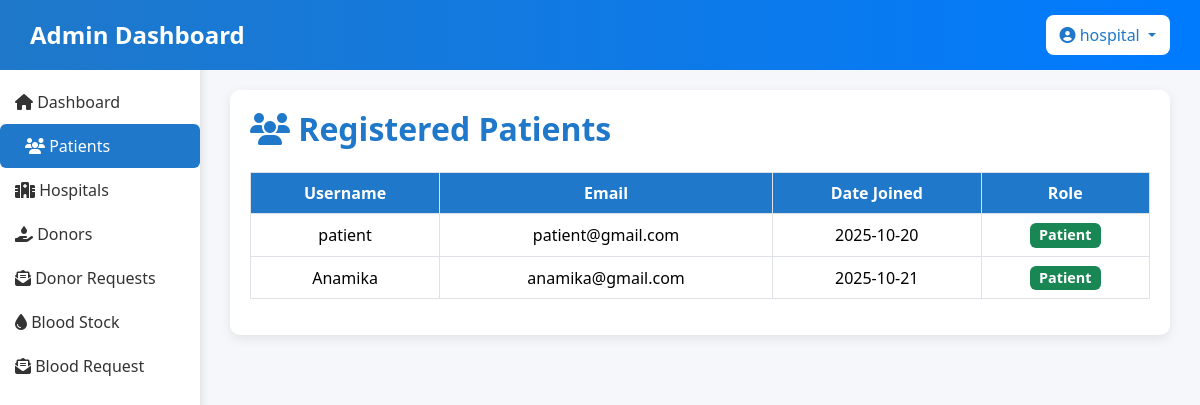
/patients/ (signed in), run on the app's committed database.
### blood_bank_app/models.py (models this page shows, shortened)
class Credential(models.Model):
    ROLE_CHOICES = [
        ('Donor','Donor'),
        ('Patient','Patient'),
        ('Hospital','Hospital'),
        ('admin', 'Admin'),
    ]
    role = models.CharField(max_length=10, choices=ROLE_CHOICES, default='Donor')
    user = models.OneToOneField(User, on_delete=models.CASCADE, related_name='credential')

### blood_bank_app/views.py (the view)
# urls.py: path('patients/', views.admin_patients, name='admin_patients'),
@login_required
def admin_patients(request):
    patients = Credential.objects.filter(role='Patient').select_related('user')
    return render(request, 'admin/admin_patients.html', {'patients': patients})

### blood_bank_app/templates/admin/admin_patients.html (shortened to what this page needs)
<!DOCTYPE html>
<html lang="en">
<head>
    <link rel="stylesheet" href="https://cdnjs.cloudflare.com/ajax/libs/font-awesome/6.4.2/css/all.min.css">
    <link href="https://cdn.jsdelivr.net/npm/bootstrap@5.3.3/dist/css/bootstrap.min.css" rel="stylesheet">
</head>
<body>
    <nav class="navbar d-flex justify-content-between align-items-center">
        <h1 class="text-white mb-0">Admin Dashboard</h1>
        <div class="dropdown">
            <button class="btn btn-light dropdown-toggle" type="button" id="adminDropdown" data-bs-toggle="dropdown" aria-expanded="false">
                <i class="fa-solid fa-user-circle"></i> {{ request.user.username }}
            </button>
        </div>
    </nav>
    <div class="sidebar">
        <nav class="nav flex-column">
            <a class="nav-link" href="{% url 'dashboard' %}"><i class="fa-solid fa-home"></i> Dashboard</a>
            <a class="nav-link active" href="{% url 'admin_patients' %}"><i class="fa-solid fa-users"></i> Patients</a>
            <a class="nav-link" href="{% url 'admin_hospitals' %}"><i class="fa-solid fa-hospital"></i> Hospitals</a>
            <a class="nav-link" href="{% url 'admin_donors_list' %}"><i class="fa-solid fa-hand-holding-droplet"></i> Donors</a>
            <a class="nav-link" href="{% url 'admin_donors' %}"><i class="fa-solid fa-envelope-open-text"></i> Donor Requests</a>
            <a class="nav-link" href="{% url 'blood_stock_list' %}"><i class="fa-solid fa-droplet"></i> Blood Stock</a>
            <a class="nav-link" href="{% url 'admin_blood_request' %}"><i class="fa-solid fa-envelope-open-text"></i> Blood Request</a>
        </nav>
    </div>
    <div class="main-content">
        <div class="card-dashboard">
            <div class="d-flex justify-content-between align-items-center mb-4">
                <h2 class="mb-0"><i class="fa-solid fa-users"></i> Registered Patients</h2>
            </div>
            <div class="table-responsive">
                <table class="table table-bordered table-hover align-middle">
                    <thead>
                        <tr>
                            <th>Username</th>
                            <th>Email</th>
                            <th>Date Joined</th>
                            <th>Role</th>
                        </tr>
                    </thead>
                    <tbody>
                        {% for patient in patients %}
                        <tr>
                            <td>{{ patient.user.username }}</td>
                            <td>{{ patient.user.email }}</td>
                            <td>{{ patient.user.date_joined|date:"Y-m-d" }}</td>
                            <td><span class="badge bg-success">{{ patient.role }}</span></td>
                        </tr>
                        {% empty %}
                        <tr>
                            <td colspan="4" class="text-center text-muted">No patient users found.</td>
                        </tr>
                        {% endfor %}
                    </tbody>
                </table>
            </div>
        </div>
    </div>
</body>
</html>

### blood_bank_app/templates/admin/admin_patients.html (style rules this page uses)
body { background-color: #f5f7fa; font-family: 'Segoe UI', Tahoma, Geneva, Verdana, sans-serif; }
.navbar { background: linear-gradient(90deg, #1F78C9, #007BFF); padding: 15px 30px; position: fixed; width: 100%; top: 0; z-index: 1000; }
.navbar h1 { font-size: 24px; font-weight: 600; }
.dropdown .btn { background-color: #fff; color: #1F78C9; font-weight: 500; border: none; border-radius: 8px; padding: 8px 14px; }
.sidebar { position: fixed; top: 60px; left: 0; width: 200px; height: calc(100vh - 60px); background: #fff; box-shadow: 2px 0 8px rgba(0,0,0,0.1); padding-top: 20px; overflow: hidden; }
.sidebar .nav-link { color: #333; font-weight: 500; padding: 10px 15px; }
.sidebar .nav-link.active { background-color: #1F78C9; color: #fff; border-radius: 6px; padding-left: 25px; padding-right: 25px; }
.main-content { margin-left: 200px; padding: 90px 30px 30px 30px; min-height: 100vh; overflow-y: auto; }
.card-dashboard { background: #fff; border-radius: 10px; box-shadow: 0 4px 12px rgba(0,0,0,0.08); padding: 20px; }
h2 { color: #1F78C9; font-weight: 600; }
.table th { background-color: #1F78C9; color: white; text-align: center; }
.table td { text-align: center; vertical-align: middle; }
.badge { font-size: 0.9rem; }

### data on the page
Credential: user.username "patient", user.email "patient@gmail.com", user.date_joined "2025-10-20", role "Patient"
Credential: user.username "Anamika", user.email "anamika@gmail.com", user.date_joined "2025-10-21", role "Patient"

### other printed values
{{ request.user.username }} "hospital"
